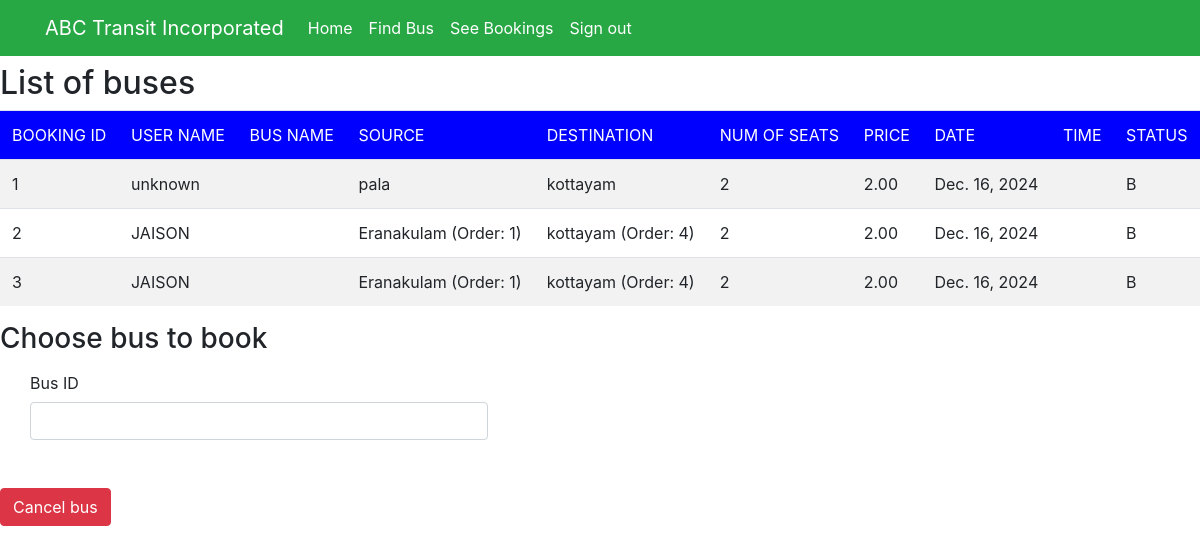
Page /booklists (signed in) on the committed database.
### myapp/models.py (models this page shows, shortened)
class Book(models.Model):
    BOOKED = 'B'
    CANCELLED = 'C'
    TICKET_STATUSES = [
        (BOOKED, 'Booked'),
        (CANCELLED, 'Cancelled'),
    ]
    status = models.CharField(max_length=20, choices=TICKET_STATUSES, default=BOOKED)
    user = models.ForeignKey(User, on_delete=models.CASCADE, related_name="bookings", null=True)
    bus = models.ForeignKey(Bus, on_delete=models.CASCADE, related_name="bookings", null=True)
    source = models.CharField(max_length=30)
    destination = models.CharField(max_length=30)
    price_per_seat = models.DecimalField(max_digits=6, decimal_places=2, default=0.00)
    num_seats = models.PositiveIntegerField(null=True)
    price = models.DecimalField(decimal_places=2, max_digits=6)
    travel_date = models.DateField(null=True)
    travel_time = models.TimeField(null=True)
    seat_number = models.IntegerField()
    name = models.CharField(max_length=100, default="unknown")
    phone = models.CharField(max_length=15, default="not given")

### myapp/views.py (the view)
# urls.py: path('booklists', views.booklist, name="booklists"),
@login_required(login_url='signin')
def booklist(request):
    user_id = request.user.user_id  # Use the custom user_id field
    book_list = Book.objects.filter(user_id=user_id)  # Filter using the user_id
    if book_list.exists():
        return render(request, 'myapp/booklist.html', {'book_list': book_list})
    else:
        context = {"error": "Sorry, no buses booked."}
        return render(request, 'myapp/findbus.html', context)

### myapp/templates/myapp/booklist.html (shortened to what this page needs)
{% extends 'myapp/base.html' %}
{% block content %}
<h2>List of buses</h2>
<table class="table table-striped">
    <thead style="background-color: blue;color: white;">
        <td>BOOKING ID</td>
        <td>USER NAME</td>
        <td>BUS NAME</td>
        <td>SOURCE</td>
        <td>DESTINATION</td>
        <td>NUM OF SEATS</td>
        <td>PRICE</td>
        <td>DATE</td>
        <td>TIME</td>
        <td>STATUS</td>
    </thead>
    {% for row in book_list %}
    <tr>
        <td>{{row.id}}</td>
        <td>{{row.name}}</td>
        <td>{{row.bus_name}}</td>
        <td>{{row.source}}</td>
        <td>{{row.destination}}</td>
        <td>{{row.num_seats}}</td>
        <td>{{row.price}}</td>
        <td>{{row.travel_date}}</td>
        <td>{{row.time}}</td>
        <td>{{row.status}}</td>
    </tr>
    {% endfor %}
</table>
    <h3>Choose bus to book</h3>
    <div class="col-auto">
        <label for="example-email-input" class="col-2 col-form-label">Bus ID</label>
        <div class="col-5">
            <input name='bus_id' class="form-control" type="number" id="example-email-input">
        </div>
    </div>
    <br>
    <br>
    <div class="pull-right">
        <button type="submit" class="btn btn-danger float-left">Cancel bus</button>
    </div>
{% endblock %}

### rows in the picture
Book: id "1", name "unknown", source "pala", destination "kottayam", num_seats "2", price "2.00", travel_date "Dec. 16, 2024", status "B"
Book: id "2", name "JAISON", source "Eranakulam (Order: 1)", destination "kottayam (Order: 4)", num_seats "2", price "2.00", travel_date "Dec. 16, 2024", status "B"
Book: id "3", name "JAISON", source "Eranakulam (Order: 1)", destination "kottayam (Order: 4)", num_seats "2", price "2.00", travel_date "Dec. 16, 2024", status "B"
